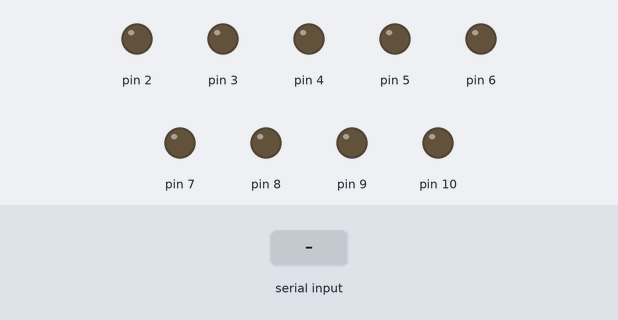
Bench run of a sketch on a simulated Arduino Uno, built with avr-gcc and run on an emulated ATmega328P. Parts: output pins drawn as LEDs (lit = HIGH). Inputs (shaded band) come from the test bench. What the sketch prints to the serial monitor is not drawn.

Above: at 1.2 s.
1.3 s: "90,45\n" received over Serial
At 2.4 s:
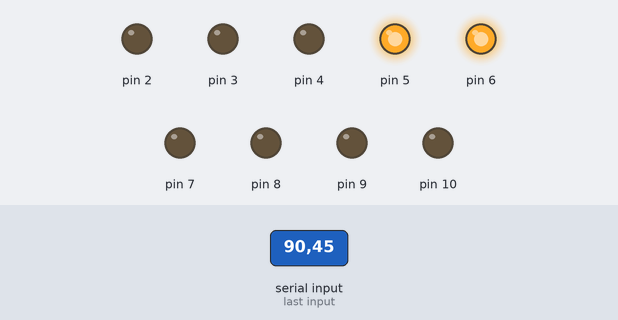
2.8 s: "30,150\n" received over Serial
At 3.6 s:
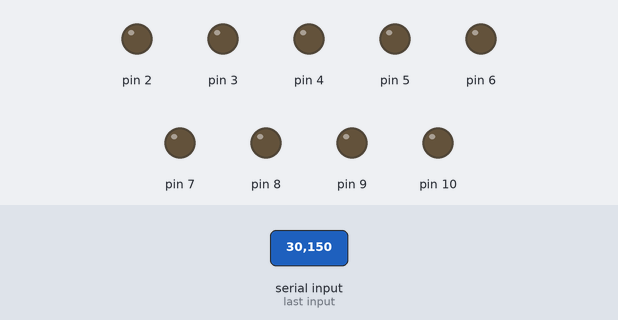
4.3 s: "5\n" received over Serial
At 4.6 s:
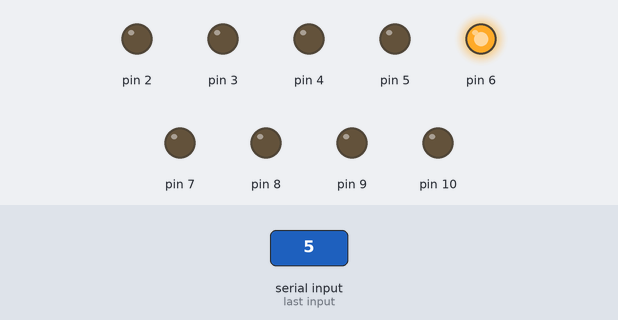
5.8 s: "90\n" received over Serial
At 6.9 s:
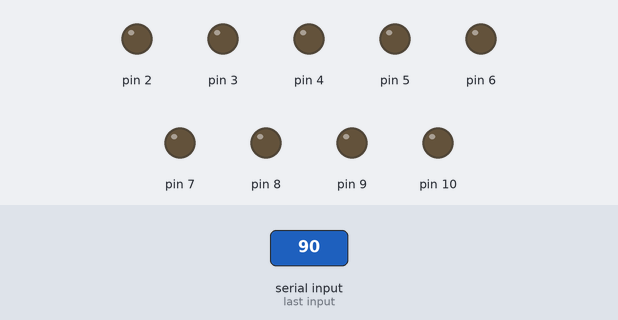
7.3 s: "200\n" received over Serial
8.8 s: "30,150\n" received over Serial
Timing chart, 0 to 11.3 s (numbered marks = the images above; inputs shaded):
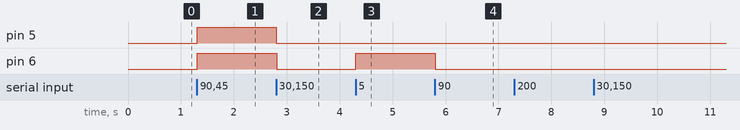

Measured:
- after the input at 1.3 s, pin 5, pin 6: LOW → HIGH at once
- after the input at 2.8 s, pin 5, pin 6: HIGH → LOW at once
- after the input at 4.3 s, pin 6: LOW → HIGH at once
- after the input at 5.8 s, pin 6: HIGH → LOW at once

The sketch:

Transmitter2.ino
```cpp
void setup() {
 pinMode(2, OUTPUT);
 pinMode(3, OUTPUT);
 pinMode(4, OUTPUT);
 pinMode(5, OUTPUT);
 pinMode(6, OUTPUT);
 pinMode(7, OUTPUT);
 pinMode(8, OUTPUT);
 pinMode(9, OUTPUT);
 pinMode(10, OUTPUT);
 Serial.begin(9600);
}

void loop() {
 byte byteRead;

 if (Serial.available()) {

 byteRead = Serial.read();
 Serial.print(byteRead);
 byteRead=byteRead-'0';

 //Turn off all LEDs if the byte Read = 0
 if(byteRead==0){
 //Turn off all LEDS
 digitalWrite(2, LOW);
 digitalWrite(3, LOW);
 digitalWrite(4, LOW);
 digitalWrite(5, LOW);
 digitalWrite(6, LOW);
 digitalWrite(7, LOW);
 digitalWrite(8, LOW);
 digitalWrite(9, LOW);
 digitalWrite(10, LOW);
 }

 //Turn LED ON depending on the byte Read.
 if(byteRead>0){
 digitalWrite((byteRead+1), HIGH); // set the LED on
 }
 }
 }
```
